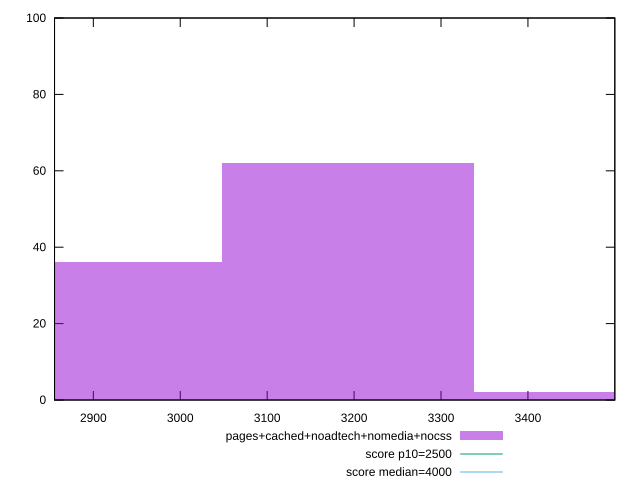

Write the gnuplot code that produced this figure.
reset

$pagesCachedNoadtechNomediaNocss <<EOF
3192.8323811307187 62
2902.574891937017 36
3483.08987032442 2
EOF

set key outside below
set boxwidth 290.2574891937017
set xrange [2855.359500000001:3499.9580000000005]
set yrange [0:100]
set trange [0:100]
set style fill transparent solid 0.5 noborder

set parametric
set terminal svg size 640, 490 enhanced background rgb 'white'
set output "report_00009_2021-02-08T22-37-41.559Z/largest-contentful-paint/comparison/histogram/4_vs_5.svg"

plot $pagesCachedNoadtechNomediaNocss title "pages+cached+noadtech+nomedia+nocss" with boxes, \
     2500,t title "score p10=2500", \
     4000,t title "score median=4000"

reset
